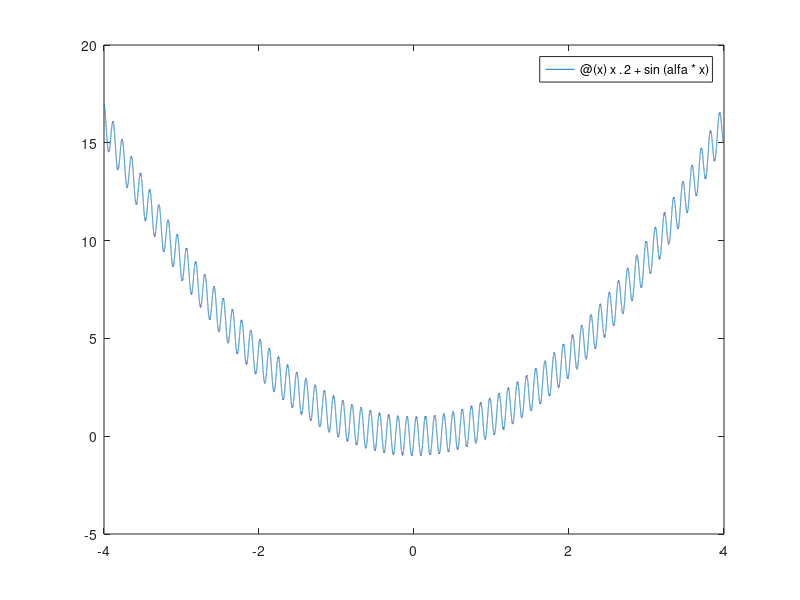

Here is the MATLAB script that generated this plot: (Note: this script raises an error after producing the figure.)
% esempio modello
% ottimizzazione di newton
% minimizzazione
clear all
close all
clc
% f=@(x) sin(x)-cos(x);
% df=@(x) cos(x)+sin(x);
% ddf=@(x) -sin(x)+cos(x);

% disegno f per capire come scegliere x0
% hold on
% fplot(0,[-2,0],'linewidth',2);
% x0=-0.5;

% f=@(x) (x-2).^4-9;
% df=@(x) 4*(x-2).^3;
% ddf=@(x) 12*(x-2).^2;
% fplot(f,[-4,8]);
% x0=0;

alfa=53;
f=@(x) x.^2+sin(alfa*x);
df=@(x) 2*x+alfa*cos(alfa*x);
ddf=@(x) 2-alfa^2*sin(alfa*x);
fplot(f,[-4,4])
x0=1;


kmax=100;
tol=1e-07;
[x,k]=newton_ottim(df,ddf,x0,kmax,tol,f)
hold on
plot(x,f(x),'or','linewidth',2)
minimo=f(x)
